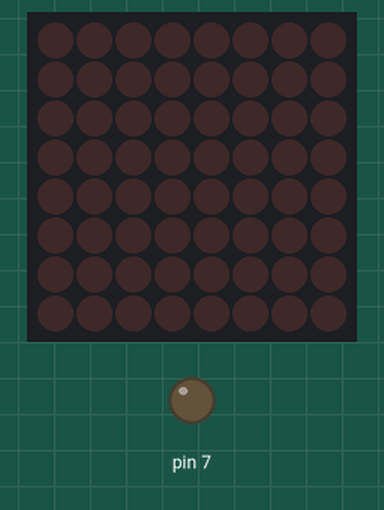
The sketch below on a simulated Arduino Uno, built with avr-gcc and run on an emulated ATmega328P. On the bench: 8×8 LED matrix, output pins drawn as LEDs (lit = HIGH).

Above: at 32.0 s.
At 64.2 s:
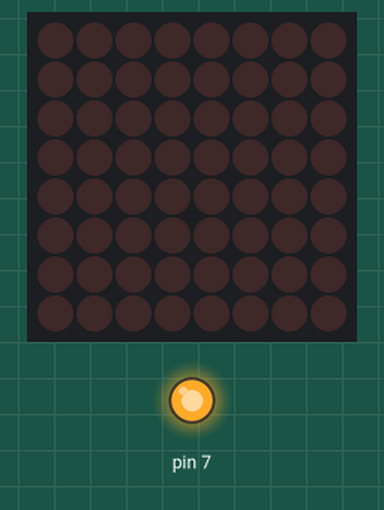
Timing chart, 0 to 84.5 s (numbered marks = the images above):
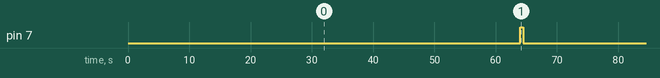

The sketch:

matrixled.ino
```cpp
#include "LedControl.h"
LedControl lc=LedControl(13,11,10,1); // CLK,DIN,CS,Number of LED Module
unsigned long delaytime=500; // time to updates of the display
void setup() {
  int devices=lc.getDeviceCount(); // find no of LED modules
  pinMode(7, OUTPUT);
  //we have to init all devices in a loop
}
void loop() {
  for(int row=0;row<8;row++) {
    for(int col=0;col<8;col++) {
      delay(delaytime);
      lc.setLed(0,row,col,true);
      delay(delaytime);
      lc.setLed(0,row,col,false);
    }
  }
  digitalWrite(7, HIGH);
  delay(delaytime);
  digitalWrite(7, LOW);
  delay(delaytime);
}
```

Measured:
- by itself, pin 7: alternates HIGH for 0.50 s and LOW for 64.5 s
